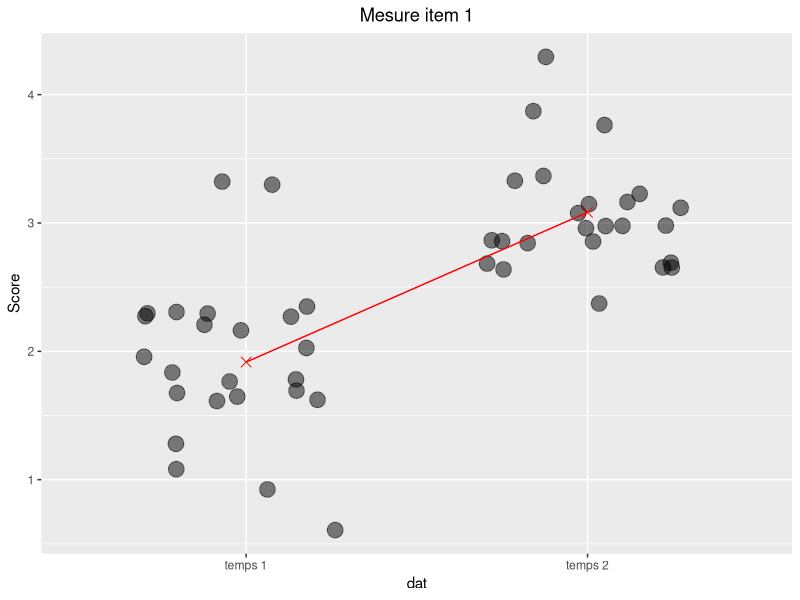
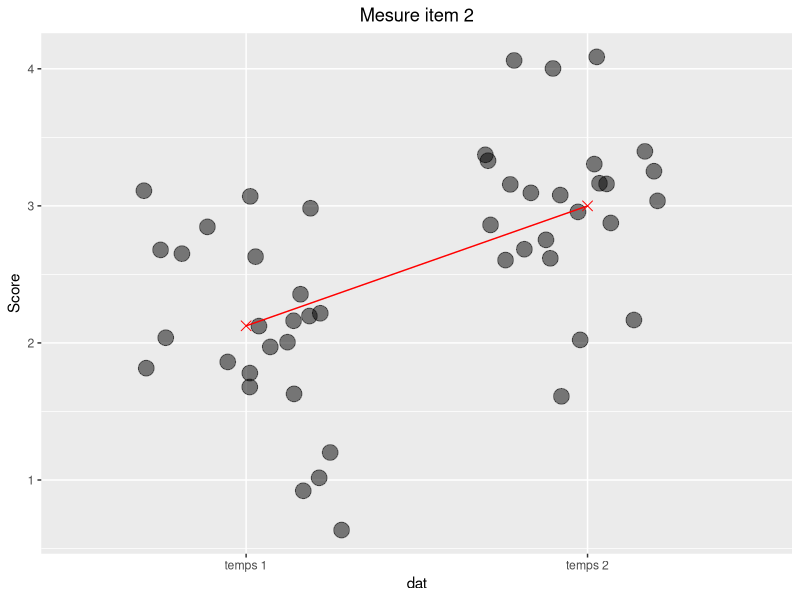
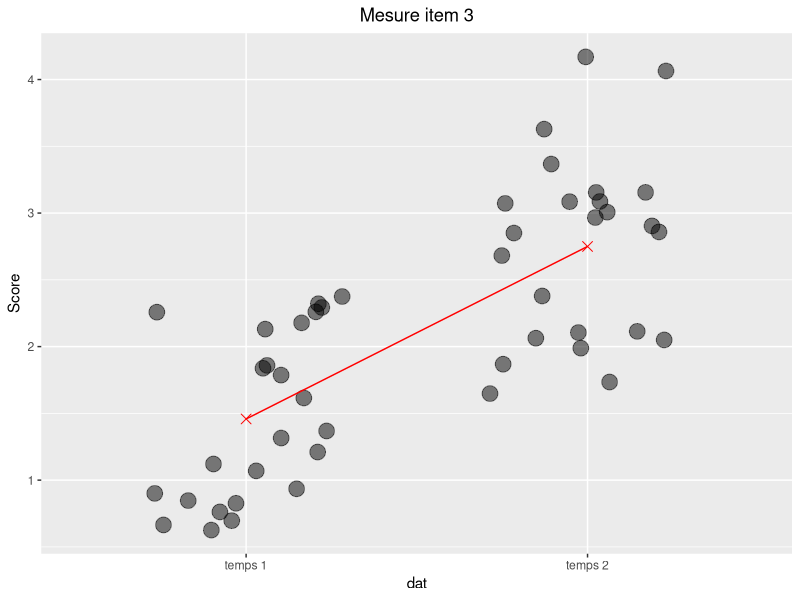
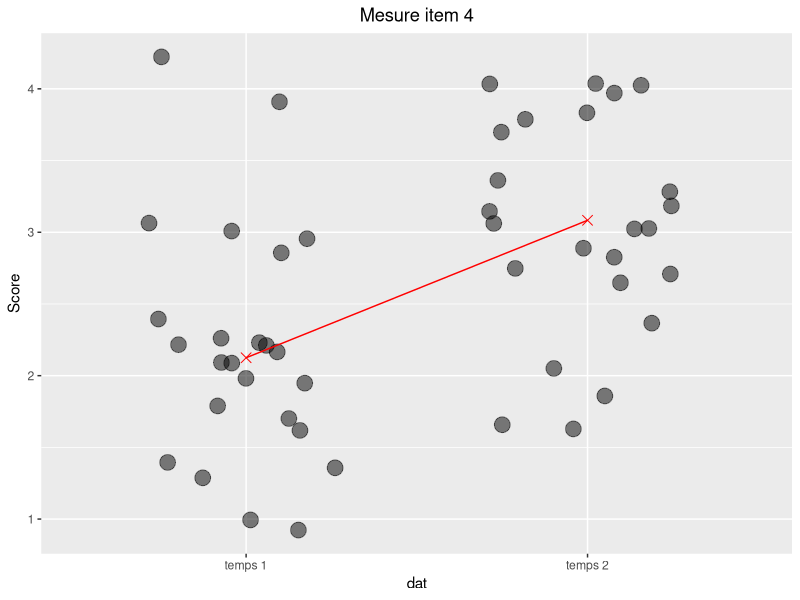
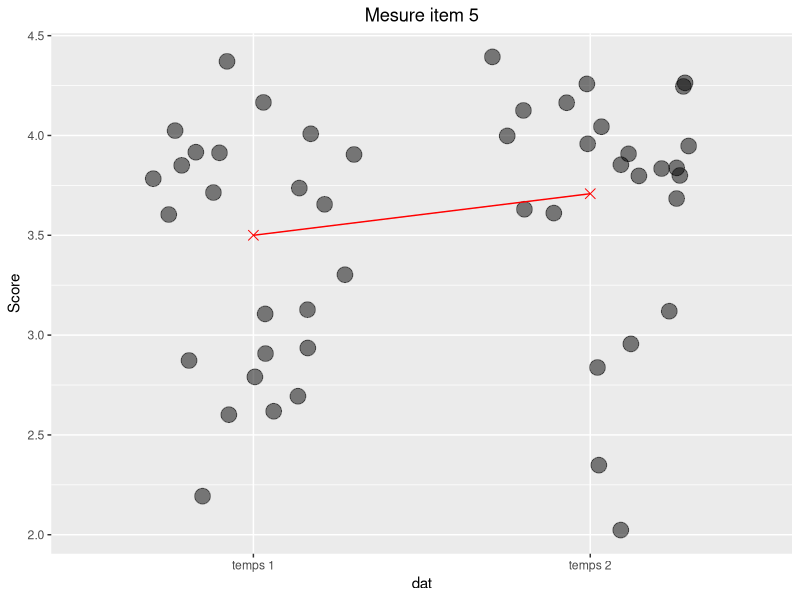
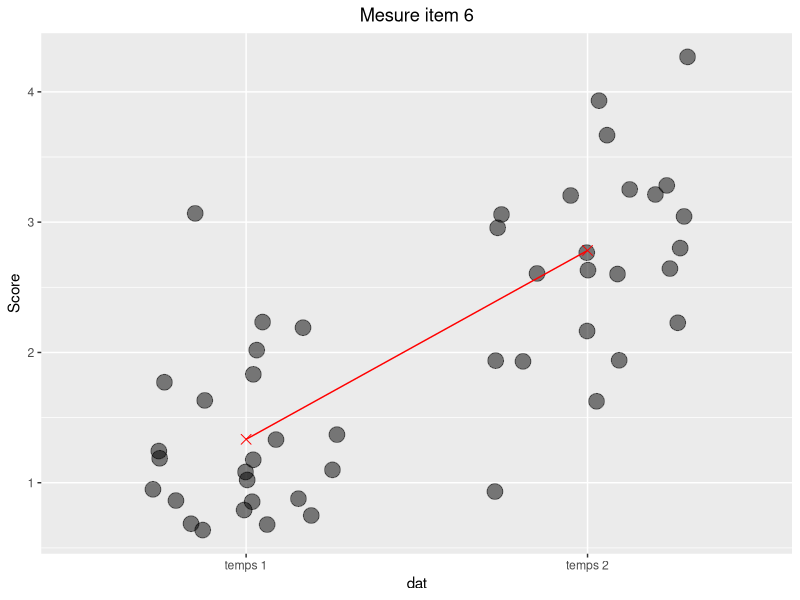
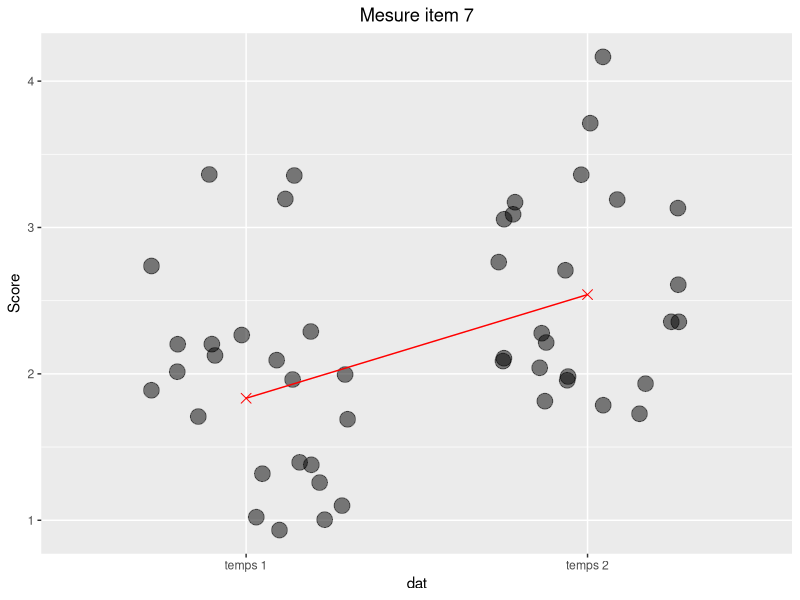
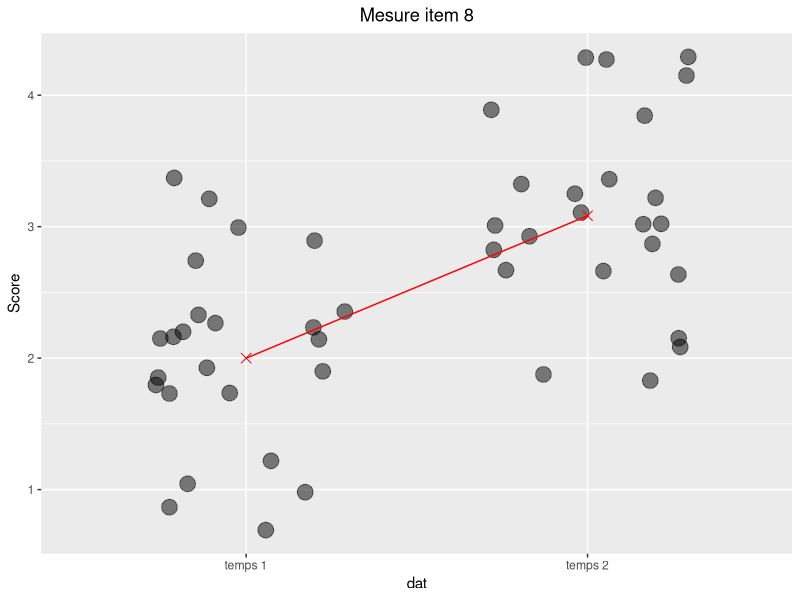

R code for these plots, in order: (Note: this script raises an error after producing the figures.)
#lancement des packages
library(readxl)
library(tidyverse)

#modification des en-têtes du fichier excel à la main.
#importation des données brutes présentées sous la forme d'un tableau unique de 2 temps.

d <- read_excel("hepvs2020_ib_raw.xlsx")
str(d) #on observe que la variable "RecordedDate" semble avoir été bien intégrée (POSIXct)

#######################
#travail sur les dates#
#######################
#modification de la variable "RecordedDate" en "date" en temps 1 et temps 2 tout en filtrant les id enregistrés hors temps 1 et temps 2.
#mais on commence par la renommer.

d <- d %>% 
  mutate(id = tolower(id)) #gestion de la casse.

d <- d %>% 
  mutate(
    dat = case_when(dat >= as.POSIXct("01.02.2020", format="%d.%m.%Y", tz="utc") & dat <= as.POSIXct("01.03.2020", format="%d.%m.%Y", tz="utc") ~ "temps 1",
                     dat >= as.POSIXct("01.05.2020", format="%d.%m.%Y", tz="utc") & dat <= as.POSIXct("01.07.2020", format="%d.%m.%Y", tz="utc") ~ "temps 2",
                     TRUE ~ "autre temps")) #on privilégie case_when car on a 3 conditions et on va gérer les dates.

#Au passage, R a modifié le type de variable "date". On le laisser respirer... et on filtre... (si j'intègre filter dans le pipe, ça bug...)

d <- d %>% filter(dat =="temps 1" | dat == "temps 2")


#Création des moyennes de chaque questionnaire pour chaque observation (sauf les 3 shorts questions et le score du nombre d'amis qui est "ami" - "ennemis")

#suppression des id non strictement membre d'une paire (t1, t2) par création d'un df de comparaison.

d_comp <- d %>% 
  drop_na(id) %>% #par sécurité
  arrange(id) %>% #visuel
  group_by(id, dat) %>% 
  count(id) %>% 
  filter(n==1) %>% #On a pas fini. On s'est assuré que chaque id est unique dans chaque modalité de temps. On doit encore être sûrs qu'on a maintenant exactement une paire (t1,t2).
  ungroup() %>% 
  group_by(id) %>% 
  count(id) %>% 
  filter(n==2) %>% #on ne garde que les paires de id qui se retrouvent dans t1 et t2. C'est notre grosse perte de données de ce traitement
  ungroup()

#Notre df de comparaison est prêt. On peut procéder à l'élagage de d_long.

d_paired <- d %>% 
  filter(id %in% d_comp$id)

#procédons à la préparation d'un petit résumé de cet échantillon.

d_paired_sum <- d_paired %>% 
  group_by(dat, sex, lan) %>% 
  summarise(n=n())

d_paired_sum2 <- d_paired %>% 
  group_by(dat) %>% 
  summarize(n=n(),
            mean_1=mean(a),
            mean_2=mean(b),
            mean_3=mean(c),
            mean_4=mean(d),
            mean_5=mean(e),
            mean_6=mean(f, na.rm=T),
            mean_7=mean(g),
            mean_8=mean(h),
            mean_9=mean(i),
            mean_10=mean(j),
            mean_11=mean(k),
            mean_12=mean(l),
            mean_13=mean(m, na.rm=T),
            mean_14=mean(n_),
            mean_15=mean(o),
            mean_16=mean(p))
            

###############
#visualisation#
###############


vis_a <- d_paired %>% 
  ggplot() +
  aes(x = dat, y = a) +
  #geom_boxplot(alpha = .5, outlier.colour = NA) +
  geom_jitter(size = 5, alpha = .5, width = 0.3) +
  stat_summary(fun = mean, geom = "point", size = 3, shape = 4, color = "red") +
  stat_summary(fun = mean, geom = "line", aes(group = 1), color = "red") + #Le group = 1 est nécessaire pour dire à la ligne de connecter tous les points.
  labs(title = "Mesure item 1", y = "Score") +
  theme(plot.title = element_text(hjust = 0.5))

vis_b <- d_paired %>% 
  ggplot() +
  aes(x = dat, y = b) +
  #geom_boxplot(alpha = .5, outlier.colour = NA) +
  geom_jitter(size = 5, alpha = .5, width = 0.3) +
  stat_summary(fun = mean, geom = "point", size = 3, shape = 4, color = "red") +
  stat_summary(fun = mean, geom = "line", aes(group = 1), color = "red") + #Le group = 1 est nécessaire pour dire à la ligne de connecter tous les points.
  labs(title = "Mesure item 2", y = "Score") +
  theme(plot.title = element_text(hjust = 0.5))

vis_c <- d_paired %>% 
  ggplot() +
  aes(x = dat, y = c) +
  #geom_boxplot(alpha = .5, outlier.colour = NA) +
  geom_jitter(size = 5, alpha = .5, width = 0.3) +
  stat_summary(fun = mean, geom = "point", size = 3, shape = 4, color = "red") +
  stat_summary(fun = mean, geom = "line", aes(group = 1), color = "red") + #Le group = 1 est nécessaire pour dire à la ligne de connecter tous les points.
  labs(title = "Mesure item 3", y = "Score") +
  theme(plot.title = element_text(hjust = 0.5))

vis_d <- d_paired %>% 
  ggplot() +
  aes(x = dat, y = d) +
  #geom_boxplot(alpha = .5, outlier.colour = NA) +
  geom_jitter(size = 5, alpha = .5, width = 0.3) +
  stat_summary(fun = mean, geom = "point", size = 3, shape = 4, color = "red") +
  stat_summary(fun = mean, geom = "line", aes(group = 1), color = "red") + #Le group = 1 est nécessaire pour dire à la ligne de connecter tous les points.
  labs(title = "Mesure item 4", y = "Score") +
  theme(plot.title = element_text(hjust = 0.5))

vis_e <- d_paired %>% 
  ggplot() +
  aes(x = dat, y = e) +
  #geom_boxplot(alpha = .5, outlier.colour = NA) +
  geom_jitter(size = 5, alpha = .5, width = 0.3) +
  stat_summary(fun = mean, geom = "point", size = 3, shape = 4, color = "red") +
  stat_summary(fun = mean, geom = "line", aes(group = 1), color = "red") + #Le group = 1 est nécessaire pour dire à la ligne de connecter tous les points.
  labs(title = "Mesure item 5", y = "Score") +
  theme(plot.title = element_text(hjust = 0.5))

vis_f <- d_paired %>% 
  ggplot() +
  aes(x = dat, y = f) +
  #geom_boxplot(alpha = .5, outlier.colour = NA) +
  geom_jitter(size = 5, alpha = .5, width = 0.3) +
  stat_summary(fun = mean, geom = "point", size = 3, shape = 4, color = "red") +
  stat_summary(fun = mean, geom = "line", aes(group = 1), color = "red") + #Le group = 1 est nécessaire pour dire à la ligne de connecter tous les points.
  labs(title = "Mesure item 6", y = "Score") +
  theme(plot.title = element_text(hjust = 0.5))

vis_g <- d_paired %>% 
  ggplot() +
  aes(x = dat, y = g) +
  #geom_boxplot(alpha = .5, outlier.colour = NA) +
  geom_jitter(size = 5, alpha = .5, width = 0.3) +
  stat_summary(fun = mean, geom = "point", size = 3, shape = 4, color = "red") +
  stat_summary(fun = mean, geom = "line", aes(group = 1), color = "red") + #Le group = 1 est nécessaire pour dire à la ligne de connecter tous les points.
  labs(title = "Mesure item 7", y = "Score") +
  theme(plot.title = element_text(hjust = 0.5))

vis_h <- d_paired %>% 
  ggplot() +
  aes(x = dat, y = h) +
  #geom_boxplot(alpha = .5, outlier.colour = NA) +
  geom_jitter(size = 5, alpha = .5, width = 0.3) +
  stat_summary(fun = mean, geom = "point", size = 3, shape = 4, color = "red") +
  stat_summary(fun = mean, geom = "line", aes(group = 1), color = "red") + #Le group = 1 est nécessaire pour dire à la ligne de connecter tous les points.
  labs(title = "Mesure item 8", y = "Score") +
  theme(plot.title = element_text(hjust = 0.5))

vis_i <- d_paired %>% 
  ggplot() +
  aes(x = dat, y = i) +
  #geom_boxplot(alpha = .5, outlier.colour = NA) +
  geom_jitter(size = 5, alpha = .5, width = 0.3) +
  stat_summary(fun = mean, geom = "point", size = 3, shape = 4, color = "red") +
  stat_summary(fun = mean, geom = "line", aes(group = 1), color = "red") + #Le group = 1 est nécessaire pour dire à la ligne de connecter tous les points.
  labs(title = "Mesure item 9", y = "Score") +
  theme(plot.title = element_text(hjust = 0.5))

vis_j <- d_paired %>% 
  ggplot() +
  aes(x = dat, y = j) +
  #geom_boxplot(alpha = .5, outlier.colour = NA) +
  geom_jitter(size = 5, alpha = .5, width = 0.3) +
  stat_summary(fun = mean, geom = "point", size = 3, shape = 4, color = "red") +
  stat_summary(fun = mean, geom = "line", aes(group = 1), color = "red") + #Le group = 1 est nécessaire pour dire à la ligne de connecter tous les points.
  labs(title = "Mesure item 10", y = "Score") +
  theme(plot.title = element_text(hjust = 0.5))

vis_k <- d_paired %>% 
  ggplot() +
  aes(x = dat, y = k) +
  #geom_boxplot(alpha = .5, outlier.colour = NA) +
  geom_jitter(size = 5, alpha = .5, width = 0.3) +
  stat_summary(fun = mean, geom = "point", size = 3, shape = 4, color = "red") +
  stat_summary(fun = mean, geom = "line", aes(group = 1), color = "red") + #Le group = 1 est nécessaire pour dire à la ligne de connecter tous les points.
  labs(title = "Mesure item 11", y = "Score") +
  theme(plot.title = element_text(hjust = 0.5))

vis_l <- d_paired %>% 
  ggplot() +
  aes(x = dat, y = l) +
  #geom_boxplot(alpha = .5, outlier.colour = NA) +
  geom_jitter(size = 5, alpha = .5, width = 0.3) +
  stat_summary(fun = mean, geom = "point", size = 3, shape = 4, color = "red") +
  stat_summary(fun = mean, geom = "line", aes(group = 1), color = "red") + #Le group = 1 est nécessaire pour dire à la ligne de connecter tous les points.
  labs(title = "Mesure item 12", y = "Score") +
  theme(plot.title = element_text(hjust = 0.5))

vis_m <- d_paired %>% 
  ggplot() +
  aes(x = dat, y = m) +
  #geom_boxplot(alpha = .5, outlier.colour = NA) +
  geom_jitter(size = 5, alpha = .5, width = 0.3) +
  stat_summary(fun = mean, geom = "point", size = 3, shape = 4, color = "red") +
  stat_summary(fun = mean, geom = "line", aes(group = 1), color = "red") + #Le group = 1 est nécessaire pour dire à la ligne de connecter tous les points.
  labs(title = "Mesure item 13", y = "Score") +
  theme(plot.title = element_text(hjust = 0.5))

vis_n <- d_paired %>% 
  ggplot() +
  aes(x = dat, y = n_) +
  #geom_boxplot(alpha = .5, outlier.colour = NA) +
  geom_jitter(size = 5, alpha = .5, width = 0.3) +
  stat_summary(fun = mean, geom = "point", size = 3, shape = 4, color = "red") +
  stat_summary(fun = mean, geom = "line", aes(group = 1), color = "red") + #Le group = 1 est nécessaire pour dire à la ligne de connecter tous les points.
  labs(title = "Mesure item 14", y = "Score") +
  theme(plot.title = element_text(hjust = 0.5))

vis_o <- d_paired %>% 
  ggplot() +
  aes(x = dat, y = o) +
  #geom_boxplot(alpha = .5, outlier.colour = NA) +
  geom_jitter(size = 5, alpha = .5, width = 0.3) +
  stat_summary(fun = mean, geom = "point", size = 3, shape = 4, color = "red") +
  stat_summary(fun = mean, geom = "line", aes(group = 1), color = "red") + #Le group = 1 est nécessaire pour dire à la ligne de connecter tous les points.
  labs(title = "Mesure item 15", y = "Score") +
  theme(plot.title = element_text(hjust = 0.5))

vis_p <- d_paired %>% 
  ggplot() +
  aes(x = dat, y = p) +
  #geom_boxplot(alpha = .5, outlier.colour = NA) +
  geom_jitter(size = 5, alpha = .5, width = 0.3) +
  stat_summary(fun = mean, geom = "point", size = 3, shape = 4, color = "red") +
  stat_summary(fun = mean, geom = "line", aes(group = 1), color = "red") + #Le group = 1 est nécessaire pour dire à la ligne de connecter tous les points.
  labs(title = "Mesure item 16", y = "Score") +
  theme(plot.title = element_text(hjust = 0.5))

#########################
#comparaison de moyennes#
#########################

#On doit arranger les données de d_paired par groupe de temps et par ID en ordre alphabétique pour que R compare les bons duos.

d_paired_arranger <- d_paired %>% 
  group_by(dat) %>% 
  arrange(id, .by_group = TRUE)

#test.t pour long format

stu_a <- t.test(a ~ dat, 
       data=d_paired, 
       paired=TRUE, 
       conf.level=0.95)

stu_b <- t.test(b ~ dat, 
                data=d_paired, 
                paired=TRUE, 
                conf.level=0.95)

stu_c <- t.test(c ~ dat, 
                data=d_paired, 
                paired=TRUE, 
                conf.level=0.95)

stu_d <- t.test(d ~ dat, 
                data=d_paired, 
                paired=TRUE, 
                conf.level=0.95)

stu_e <- t.test(e ~ dat, 
                data=d_paired, 
                paired=TRUE, 
                conf.level=0.95)

# stu_f <- t.test(f ~ dat, #gestion des NA ???
#                data=d_paired, 
#                paired=TRUE, 
#                conf.level=0.95)

stu_g <- t.test(g ~ dat, 
                data=d_paired, 
                paired=TRUE, 
                conf.level=0.95)

stu_h <- t.test(h ~ dat, 
                data=d_paired, 
                paired=TRUE, 
                conf.level=0.95)

stu_i <- t.test(i ~ dat, 
                data=d_paired, 
                paired=TRUE, 
                conf.level=0.95)

stu_j <- t.test(j ~ dat, 
                data=d_paired, 
                paired=TRUE, 
                conf.level=0.95)

stu_k <- t.test(k ~ dat, 
                data=d_paired, 
                paired=TRUE, 
                conf.level=0.95)

stu_l <- t.test(l ~ dat, 
                data=d_paired, 
                paired=TRUE, 
                conf.level=0.95)

# stu_m <- t.test(m ~ dat, #gestion des NA ???
#                data=d_paired, 
#                paired=TRUE, 
#                na.rm=TRUE,
#                conf.level=0.95)

stu_n <- t.test(n_ ~ dat, 
                data=d_paired, 
                paired=TRUE, 
                conf.level=0.95)

stu_o <- t.test(o ~ dat, 
                data=d_paired, 
                paired=TRUE, 
                conf.level=0.95)


stu_p <- t.test(p ~ dat, 
                data=d_paired, 
                paired=TRUE, 
                conf.level=0.95)

